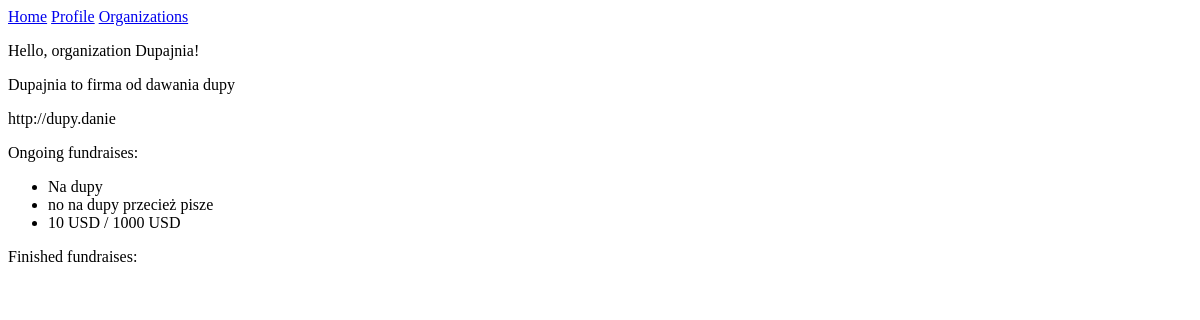
The page /orgs/3 on the database as committed earlier.
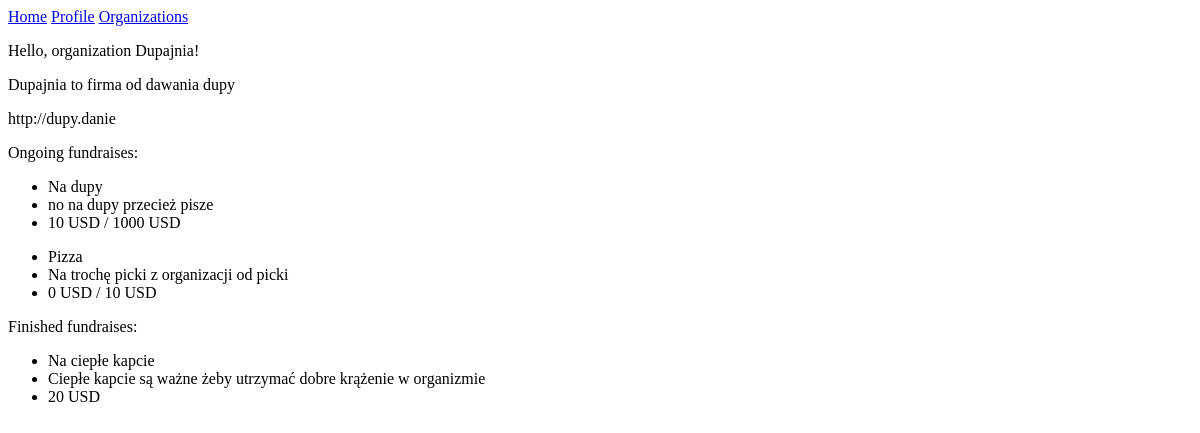
The same page on the database as committed later.
### organizations/models.py (models this page shows)
class Organization(models.Model):
    name = models.CharField(max_length=128)
    description = models.CharField(blank=True, max_length=1024)
    webpage = models.URLField(blank=True, max_length=256)
    image = models.ImageField(blank=True, upload_to=path_and_rename_organization)
    currency_code = models.CharField(blank=False, max_length=3)
    budget = models.IntegerField()
    tokens_per_person = models.PositiveIntegerField(blank=False)

class Fundraise(models.Model):
    STATES = [
        ("ongoing", "ongoing"),
        ("finished", "finished")
    ]
    user = models.ForeignKey(User, on_delete=models.SET_NULL, default=None, null=True)
    organization = models.ForeignKey(Organization, on_delete=models.CASCADE, default=None)
    name = models.CharField(max_length=128)
    description = models.CharField(blank=True, max_length=1024)
    image = models.ImageField(blank=True, upload_to=path_and_rename_fundraise)
    state = models.CharField(choices=STATES, max_length=8)
    target_amount = models.PositiveIntegerField()
    current_amount = models.PositiveIntegerField()

### organizations/views.py (the view)
# urls.py: path("<org_id>", views.organization, name="organization")
def organization(request, org_id):
    try:
        org = Organization.objects.get(id=org_id)
    except:
        return redirect(reverse("base:not_found"))
    fundraises = {
        "ongoing": Fundraise.objects.filter(organization=org, state="ongoing"),
        "finished": Fundraise.objects.filter(organization=org, state="finished")
    }
    return render(request, "organizations/organization.html", {
        "org": org,
        "fundraises": fundraises
    })

### organizations/templates/organizations/organization.html
{% extends "layout_main.html" %}
{% block content %}
    <div>
        <p>Hello, organization {{ org.name }}!</p>
        <p>{{ org.description }}</p>
        <p>{{ org.webpage }}</p>
    </div>
    <div>
        <p>Ongoing fundraises:</p>
        {% for fundraise in fundraises.ongoing %}
            <ul>
                <li>{{ fundraise.name }}</li>
                <li>{{ fundraise.description }}</li>
                <li>{{ fundraise.current_amount }} {{ org.currency_code }} / {{ fundraise.target_amount }} {{ org.currency_code }}</li>
            </ul>
        {% endfor %}
    </div>
    <div>
        <p>Finished fundraises:</p>
        {% for fundraise in fundraises.finished %}
            <ul>
                <li>{{ fundraise.name }}</li>
                <li>{{ fundraise.description }}</li>
                <li>{{ fundraise.target_amount }} {{ org.currency_code }}</li>
            </ul>
        {% endfor %}
    </div>
{% endblock %}

### templates/layout_main.html (shortened to what this page needs)
<!DOCTYPE html>
<html>
    <head>
    </head>
    <body>
        <div>
            <a href="{% url 'base:index' %}">Home</a>
            <a href="{% url 'user:profile' user_id=request.user.id %}">Profile</a>
            <a href="{% url 'organizations:search' %}">Organizations</a>
        </div>
        {% block content %}{% endblock %}
    </body>
</html>

Rows that differ between the two databases and show on the page:
added Fundraise: name "Pizza", description "Na trochę picki z organizacji od picki", current_amount "0", {{ org.currency_code }} "USD", target_amount "10"
added Fundraise: name "Na ciepłe kapcie", description "Ciepłe kapcie są ważne żeby utrzymać dobre krążenie w organizmie", target_amount "20", {{ org.currency_code }} "USD"
